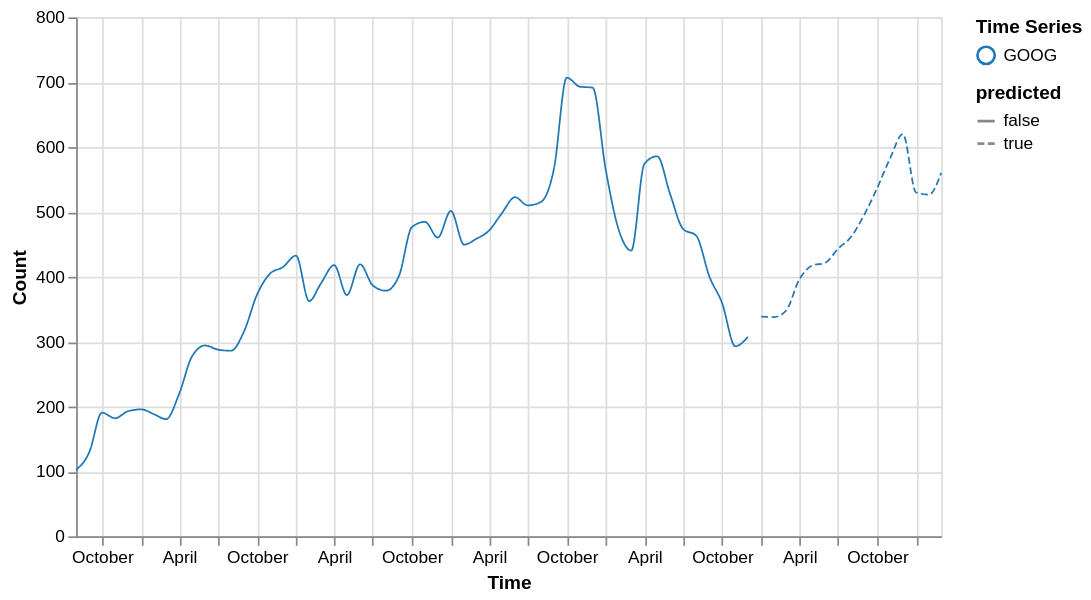

Specify this chart in Vega-Lite:
### Vega-Lite specification from a JSON file in a GitHub repository (floating-point values rounded to 4 significant figures; data arrays with more than 128 entries replaced by an {"elided": "..."} marker saying what was removed)
{"$schema": "https://vega.github.io/schema/vega-lite/v5.json", "description": "Google's stock price over time.", "data": {"values": {"elided": "560 records"}, "format": {"parse": {"date": "date"}}}, "transform": [{"calculate": "year(datum.date) >= 2009", "as": "predicted"}, {"filter": "datum.symbol==='GOOG'"}], "width": 500, "height": 300, "layer": [{"mark": {"type": "line", "opacity": 1, "strokeWidth": 1, "interpolate": "monotone", "tooltip": true}, "encoding": {"strokeDash": {"field": "predicted", "type": "nominal"}, "x": {"field": "date", "type": "temporal", "axis": {"title": "Time", "orient": "bottom"}}, "y": {"field": "price", "type": "quantitative", "axis": {"title": "Count", "orient": "left"}}, "color": {"field": "symbol", "type": "nominal", "scale": {"range": ["#1f77b4"]}, "legend": {"title": "Time Series", "orient": "right", "symbolType": "circle", "fillColor": "#ffffff"}}}}]}
